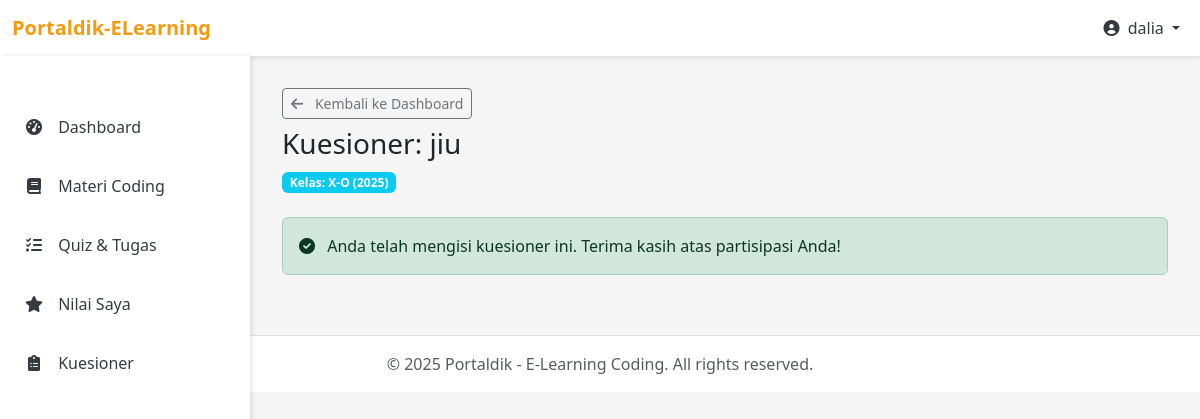
/pages/siswa/questionnaire.php?id=Kcc61b3563a715ba8701 (signed in), run on the app's committed database.
### tables this page shows
CREATE TABLE `kuesioner` (
  `id` varchar(20) NOT NULL,
  `judul` varchar(255) NOT NULL,
  `deskripsi` text DEFAULT NULL,
  `kelas_id` varchar(10) NOT NULL,
  `dibuat_oleh` varchar(20) NOT NULL,
  `tanggal_dibuat` date NOT NULL,
  `status` enum('draft','published','closed') DEFAULT 'published',
  PRIMARY KEY (`id`),
  KEY `kelas_id` (`kelas_id`),
  KEY `dibuat_oleh` (`dibuat_oleh`),
  CONSTRAINT `kuesioner_ibfk_1` FOREIGN KEY (`kelas_id`) REFERENCES `kelas` (`id`),
  CONSTRAINT `kuesioner_ibfk_2` FOREIGN KEY (`dibuat_oleh`) REFERENCES `pengguna` (`id`)
);

CREATE TABLE `kelas` (
  `id` varchar(10) NOT NULL,
  `nama` varchar(50) NOT NULL,
  `tahun_ajaran` varchar(20) NOT NULL,
  `wali_kelas_id` varchar(20) DEFAULT NULL,
  `status` enum('pending','aktif','nonaktif') DEFAULT 'aktif',
  `tanggal_dibuat` date DEFAULT curdate(),
  PRIMARY KEY (`id`),
  KEY `wali_kelas_id` (`wali_kelas_id`),
  CONSTRAINT `kelas_ibfk_1` FOREIGN KEY (`wali_kelas_id`) REFERENCES `pengguna` (`id`)
);

### includes/functions.php (called while the page is built, shortened)
<?php
function sanitizeInput($data) {
    global $conn;
    $data = trim($data);
    $data = stripslashes($data);
    $data = htmlspecialchars($data);
    if ($conn) {
        $data = mysqli_real_escape_string($conn, $data);
    }
    return $data;
}

### pages/siswa/questionnaire.php (the view, shortened to what this page needs)
<?php
require_once '../../config/database.php';
require_once '../../includes/functions.php';
$student_id = $_SESSION['user_id'];
$query_student = "SELECT kelas_id FROM pengguna WHERE id = '$student_id'";
$result_student = mysqli_query($conn, $query_student);
$student = mysqli_fetch_assoc($result_student);
$class_id = $student['kelas_id'];
$questionnaire_id = sanitizeInput($_GET['id']);
$query_questionnaire = "SELECT k.*, c.nama as kelas_nama, c.tahun_ajaran
                      FROM kuesioner k
                      JOIN kelas c ON k.kelas_id = c.id
                      WHERE k.id = '$questionnaire_id' AND k.kelas_id = '$class_id'";
$result_questionnaire = mysqli_query($conn, $query_questionnaire);
$questionnaire = mysqli_fetch_assoc($result_questionnaire);
$query_check_completed = "SELECT COUNT(*) as completed FROM jawaban_kuesioner jk
                         JOIN pertanyaan_kuesioner pk ON jk.pertanyaan_id = pk.id
                         WHERE pk.kuesioner_id = '$questionnaire_id' AND jk.siswa_id = '$student_id'";
$result_check_completed = mysqli_query($conn, $query_check_completed);
$completed = mysqli_fetch_assoc($result_check_completed)['completed'] > 0;
include_once '../../includes/header.php';
?>
<div class="container-fluid py-4">
    <div class="mb-4">
        <a href="dashboard.php" class="btn btn-sm btn-outline-secondary mb-2">
            <i class="fas fa-arrow-left me-2"></i> Kembali ke Dashboard
        </a>
        <h1 class="h3">Kuesioner: <?php echo $questionnaire['judul']; ?></h1>
        <p>
            <span class="badge bg-info me-2">Kelas: <?php echo $questionnaire['kelas_nama'] . ' (' . $questionnaire['tahun_ajaran'] . ')'; ?></span>
        </p>
    </div>
    <?php if ($completed): ?>
        <div class="alert alert-success">
            <i class="fas fa-check-circle me-2"></i>
            Anda telah mengisi kuesioner ini. Terima kasih atas partisipasi Anda!
        </div>
    <?php endif; ?>
</div>
<?php include_once '../../includes/footer.php'; ?>

### assets/css/style.css (style rules this page uses)
:root { --primary-color: #3498db; --secondary-color: #f39c12; --accent-color: #9b59b6; --light-color: #f8f9fa; --dark-color: #343a40; }
body { background-color: #f5f5f5; font-family: 'Segoe UI', Tahoma, Geneva, Verdana, sans-serif; }
.siswa-theme { --primary-color: #f39c12; }

### includes/header.php (style rules this page uses)
:root { --primary-color: #3498db; --secondary-color: #f39c12; --accent-color: #9b59b6; --light-color: #f8f9fa; --dark-color: #343a40; }
body { background-color: #f5f5f5; font-family: 'Segoe UI', Tahoma, Geneva, Verdana, sans-serif; }
.siswa-theme { --primary-color: #f39c12; }

### data on the page
kuesioner: judul "jiu", kelas.nama "X-O", kelas.tahun_ajaran "2025"

### other printed values
$_SESSION['user_name'] "dalia"
